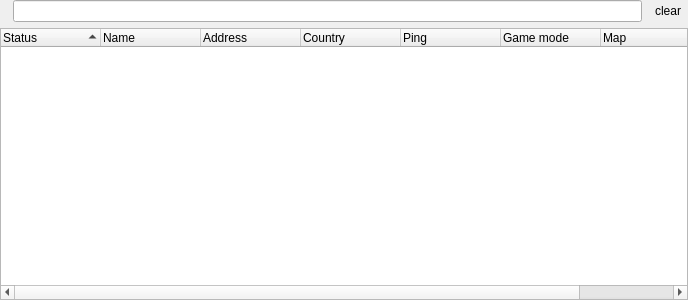
<?xml version="1.0" encoding="UTF-8"?>
<ui version="4.0">
 <class>ServListWidgetClass</class>
 <widget class="QWidget" name="ServListWidgetClass">
  <property name="geometry">
   <rect>
    <x>0</x>
    <y>0</y>
    <width>688</width>
    <height>300</height>
   </rect>
  </property>
  <property name="windowTitle">
   <string>Server list</string>
  </property>
  <layout class="QVBoxLayout" name="verticalLayout">
   <property name="margin">
    <number>0</number>
   </property>
   <item>
    <layout class="QHBoxLayout" name="horizontalLayout">
     <item>
      <widget class="QLabel" name="label">
       <property name="text">
        <string/>
       </property>
       <property name="pixmap">
        <pixmap resource="images.qrc">:/icons/icons/edit-find.png</pixmap>
       </property>
      </widget>
     </item>
     <item>
      <widget class="QLineEdit" name="filterEdit">
       <property name="toolTip">
        <string>Filter line. You can use here a regular expressions.</string>
       </property>
      </widget>
     </item>
     <item>
      <widget class="QToolButton" name="clearFilterButton">
       <property name="text">
        <string>clear</string>
       </property>
       <property name="icon">
        <iconset resource="images.qrc">
         <normaloff>:/icons/icons/edit-clear-locationbar-rtl.png</normaloff>:/icons/icons/edit-clear-locationbar-rtl.png</iconset>
       </property>
       <property name="toolButtonStyle">
        <enum>Qt::ToolButtonIconOnly</enum>
       </property>
       <property name="autoRaise">
        <bool>true</bool>
       </property>
      </widget>
     </item>
    </layout>
   </item>
   <item>
    <widget class="server_tree_widget" name="treeWidget">
     <property name="contextMenuPolicy">
      <enum>Qt::ActionsContextMenu</enum>
     </property>
     <property name="editTriggers">
      <set>QAbstractItemView::EditKeyPressed</set>
     </property>
     <property name="alternatingRowColors">
      <bool>true</bool>
     </property>
     <property name="rootIsDecorated">
      <bool>false</bool>
     </property>
     <property name="uniformRowHeights">
      <bool>true</bool>
     </property>
     <property name="sortingEnabled">
      <bool>true</bool>
     </property>
     <property name="allColumnsShowFocus">
      <bool>true</bool>
     </property>
     <property name="wordWrap">
      <bool>true</bool>
     </property>
     <column>
      <property name="text">
       <string>Status</string>
      </property>
      <property name="toolTip">
       <string>Server status</string>
      </property>
     </column>
     <column>
      <property name="text">
       <string>Name</string>
      </property>
      <property name="toolTip">
       <string>Server name</string>
      </property>
     </column>
     <column>
      <property name="text">
       <string>Address</string>
      </property>
      <property name="toolTip">
       <string>Server address (ip:port)</string>
      </property>
     </column>
     <column>
      <property name="text">
       <string>Country</string>
      </property>
     </column>
     <column>
      <property name="text">
       <string>Ping</string>
      </property>
     </column>
     <column>
      <property name="text">
       <string>Game mode</string>
      </property>
     </column>
     <column>
      <property name="text">
       <string>Map</string>
      </property>
     </column>
     <column>
      <property name="text">
       <string>Players</string>
      </property>
     </column>
    </widget>
   </item>
  </layout>
  <action name="actionClearFilter">
   <property name="icon">
    <iconset resource="images.qrc">
     <normaloff>:/icons/icons/edit-clear-locationbar-rtl.png</normaloff>:/icons/icons/edit-clear-locationbar-rtl.png</iconset>
   </property>
   <property name="text">
    <string>Clear filter</string>
   </property>
   <property name="toolTip">
    <string>Clear current filter</string>
   </property>
  </action>
 </widget>
 <customwidgets>
  <customwidget>
   <class>server_tree_widget</class>
   <extends>QTreeWidget</extends>
   <header>server_tree_widget.h</header>
  </customwidget>
 </customwidgets>
 <resources>
  <include location="images.qrc"/>
 </resources>
 <connections/>
</ui>
